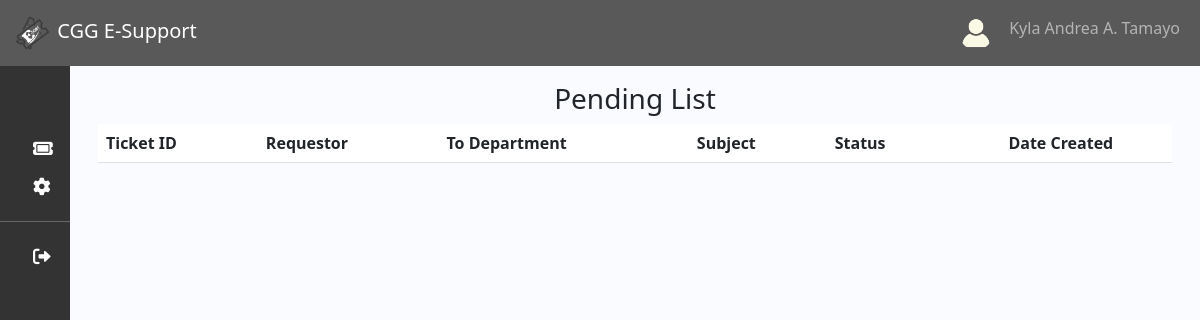
Page /pendingtickets.php (signed in) on the earlier database version.
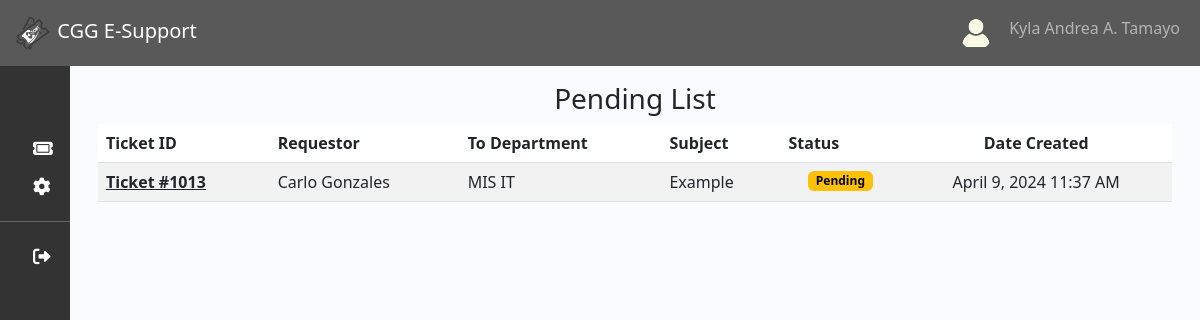
Same page on the later database version.
### tables this page shows
CREATE TABLE `ticket` (
  `ticket_id` int(11) NOT NULL,
  `user_id` int(11) NOT NULL,
  `subject` varchar(990) NOT NULL,
  `to_company` varchar(50) NOT NULL,
  `requestor` varchar(50) NOT NULL,
  `concern` text NOT NULL,
  `status` varchar(50) NOT NULL DEFAULT 'Pending',
  `date_created` timestamp NOT NULL DEFAULT current_timestamp(),
  `to_dept` varchar(250) NOT NULL,
  `email` varchar(50) NOT NULL,
  `to_branch` varchar(550) NOT NULL,
  `reason` varchar(50) NOT NULL,
  `updated_date` timestamp NULL DEFAULT NULL ON UPDATE current_timestamp(),
  `updated_by` varchar(50) NOT NULL
);

### function/myfunction.php (called while the page is built, shortened)
<?php
include('mysql_connect.php');
function getPendingStatus()
{
    global $con;
    $query = "SELECT * FROM `ticket` WHERE `status` = 'Pending' ORDER BY `ticket_id` DESC, `date_created` ASC";
    return $query_run = mysqli_query($con, $query);
}
?>

### pendingtickets.php (the view, shortened to what this page needs)
<?php include('function/myfunction.php');
include 'sidebar_navbar.php';
?>
<!DOCTYPE html>
<html lang="en">
<head>
    <link href="https://cdn.jsdelivr.net/npm/bootstrap@5.3.0-alpha3/dist/css/bootstrap.min.css" rel="stylesheet">
    <link href="https://cdn.lineicons.com/4.0/lineicons.css" rel="stylesheet" />
    <link rel="stylesheet" href="https://cdnjs.cloudflare.com/ajax/libs/font-awesome/6.0.0-beta3/css/all.min.css">
    <link rel="stylesheet" href="css/sidebar_navbar.css">
    <link rel="stylesheet" href="https://cdnjs.cloudflare.com/ajax/libs/twitter-bootstrap/5.3.0/css/bootstrap.min.css">
    <link rel="stylesheet" href="https://cdn.datatables.net/1.13.7/css/dataTables.bootstrap5.min.css">
</head>
<body>
    <div class="main p-3">
        <div class="container-fluid">
            <h3>
                <center>Pending List</center>
            </h3>
            <table id="example" class="table table-striped" style="width:100%">
                <thead>
                    <tr>
                        <th scope="col">Ticket ID</th>
                        <th scope="col">Requestor</th>
                        <th scope="col">To Department</th>
                        <th scope="col">Subject</th>
                        <th scope="col">Status</th>
                        <th class="text-center">Date Created</th>
                    </tr>
                </thead>
                <tbody>
                    <?php
                    $ticket = getPendingStatus();
                    if (mysqli_num_rows($ticket) > 0) {
                        foreach ($ticket as $item) {
                            $status = $item['status'];
                    ?>
                            <tr>
                                <td><u><a href="ticket_info.php?ticket_id=<?= $item['ticket_id']; ?>" class="text-body fw-bold">Ticket #<?= $item['ticket_id']; ?></a></u></td>
                                <td><?= $item['requestor']; ?></td>
                                <td><?= $item['to_dept']; ?></td>
                                <td class="text-justify"><?= $item['subject']; ?></td>
                                <td class="text-center">
                                    <span class="badge text-bg-warning"><?= $status; ?></span>
                                </td>
                                <td class="text-center"><?= date('F j, Y h:i A', strtotime($item['date_created'])); ?></td>
                            </tr>
                    <?php
                        }
                    }
                    ?>
                </tbody>
            </table>
        </div>
</body>
</html>

Differences in the rows shown:
added ticket: ticket_id "1013", requestor "Carlo Gonzales", to_dept "MIS IT", subject "Example", status "Pending", date_created "April 9, 2024 11:37 AM"
